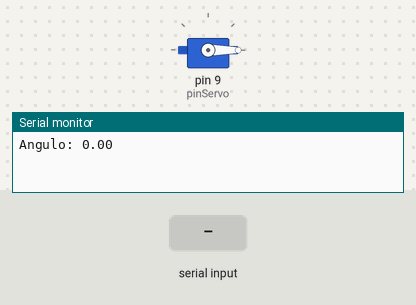
Simulated run of this sketch. Board: Arduino Uno, built with avr-gcc and run on an emulated ATmega328P. On the bench: servo, the last lines printed to the serial monitor. The test bench sets the inputs (shaded band).

Above: at 1.2 s.
1.3 s: "90,45\n" received over Serial
At 4.7 s:
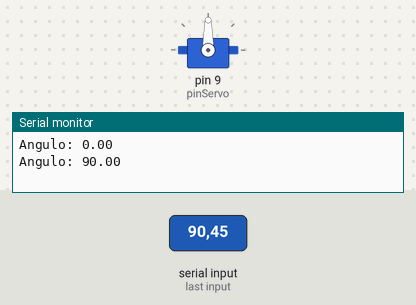
At 8.9 s:
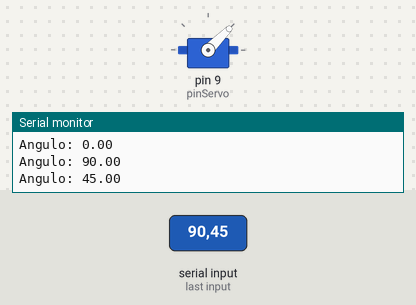
Timing chart, 0 to 14.5 s (numbered marks = the images above; inputs shaded):
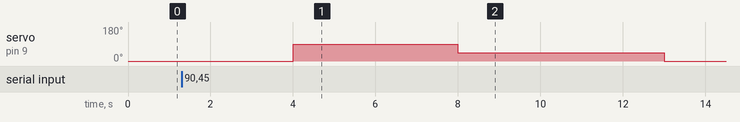

Measured:
- after the input at 1.3 s, servo on pin 9 (pinServo): 0° → 90° after 2.7 s, → 45° 4.0 s later, → 0° 5.0 s later

The sketch:

ServoMotor.ino
```cpp
#include <Servo.h>
Servo servo1;
float grau = 0.0;

float AtivadorServo(){
  if(Serial.available() > 0){
      grau = Serial.parseInt();
   }
   return grau;
}

void setup() {
  int pinServo = 9;

  servo1.attach(pinServo);

  Serial.begin(9600);
}

void loop() {

  AtivadorServo();

  servo1.write(grau);

  Serial.print("Angulo: ");
  Serial.println(grau);
  delay(4000);
  grau = 0.0;
}
```
